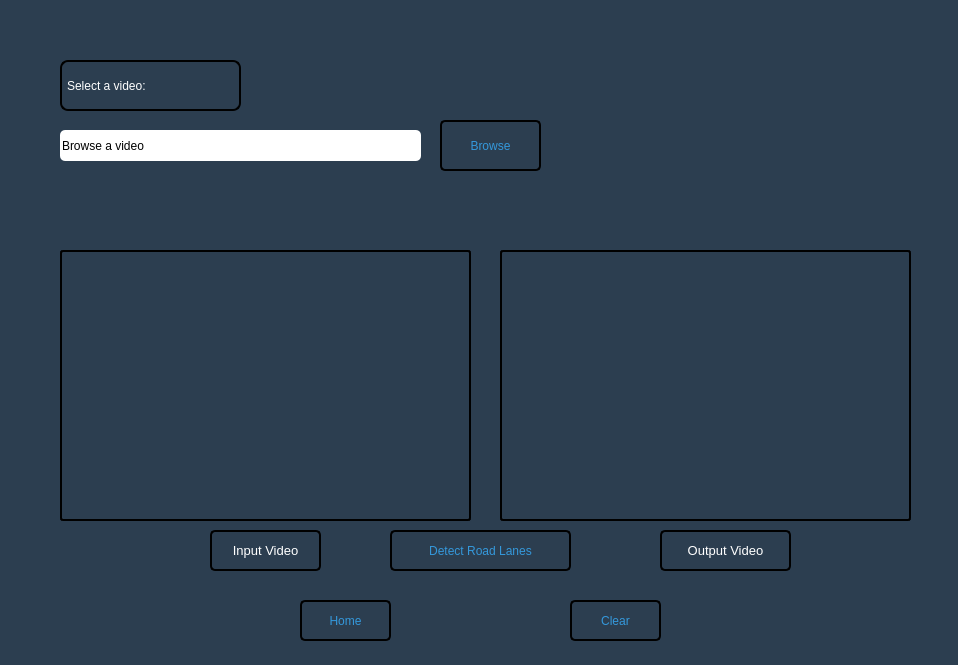
<?xml version="1.0" encoding="UTF-8"?>
<ui version="4.0">
 <class>image_page</class>
 <widget class="QWidget" name="image_page">
  <property name="geometry">
   <rect>
    <x>0</x>
    <y>0</y>
    <width>958</width>
    <height>665</height>
   </rect>
  </property>
  <property name="windowTitle">
   <string>Lane Detection on Image</string>
  </property>
  <property name="styleSheet">
   <string notr="true">background-color:#2C3E50;</string>
  </property>
  <widget class="QLabel" name="label">
   <property name="geometry">
    <rect>
     <x>60</x>
     <y>60</y>
     <width>181</width>
     <height>51</height>
    </rect>
   </property>
   <property name="styleSheet">
    <string notr="true">color:white;
font: 14pt &quot;Times New Roman&quot;;
border: 2px solid black;
border-radius: 8px;
padding: 2px;
</string>
   </property>
   <property name="text">
    <string>Select a video:</string>
   </property>
  </widget>
  <widget class="QLineEdit" name="search_edit">
   <property name="geometry">
    <rect>
     <x>60</x>
     <y>130</y>
     <width>361</width>
     <height>31</height>
    </rect>
   </property>
   <property name="styleSheet">
    <string notr="true">background-color:white;
border-radius: 5px;</string>
   </property>
   <property name="text">
    <string>Browse a video</string>
   </property>
  </widget>
  <widget class="QPushButton" name="browse_button">
   <property name="geometry">
    <rect>
     <x>440</x>
     <y>120</y>
     <width>101</width>
     <height>51</height>
    </rect>
   </property>
   <property name="styleSheet">
    <string notr="true">font: 75 12pt &quot;Times New Roman&quot;;
color:#3498DB;
border:2px solid;
border-color:black;
border-radius: 5px;</string>
   </property>
   <property name="text">
    <string>Browse</string>
   </property>
  </widget>
  <widget class="QLabel" name="input_video">
   <property name="geometry">
    <rect>
     <x>60</x>
     <y>250</y>
     <width>411</width>
     <height>271</height>
    </rect>
   </property>
   <property name="styleSheet">
    <string notr="true">border:2px solid black;
border-radius: 3px;
</string>
   </property>
   <property name="text">
    <string/>
   </property>
  </widget>
  <widget class="QLabel" name="output_video">
   <property name="geometry">
    <rect>
     <x>500</x>
     <y>250</y>
     <width>411</width>
     <height>271</height>
    </rect>
   </property>
   <property name="styleSheet">
    <string notr="true">border:2px solid black;
border-radius: 3px;
</string>
   </property>
   <property name="text">
    <string/>
   </property>
  </widget>
  <widget class="QLabel" name="label_2">
   <property name="geometry">
    <rect>
     <x>210</x>
     <y>530</y>
     <width>111</width>
     <height>41</height>
    </rect>
   </property>
   <property name="styleSheet">
    <string notr="true">color:white;
font:10pt;
border: 2px solid black;
border-radius: 5px;</string>
   </property>
   <property name="text">
    <string>Input Video</string>
   </property>
   <property name="alignment">
    <set>Qt::AlignCenter</set>
   </property>
  </widget>
  <widget class="QLabel" name="output_image_2">
   <property name="geometry">
    <rect>
     <x>660</x>
     <y>530</y>
     <width>131</width>
     <height>41</height>
    </rect>
   </property>
   <property name="styleSheet">
    <string notr="true">color:white;
font:10pt;
border: 2px solid black;
border-radius: 5px;</string>
   </property>
   <property name="text">
    <string>Output Video</string>
   </property>
   <property name="alignment">
    <set>Qt::AlignCenter</set>
   </property>
  </widget>
  <widget class="QPushButton" name="home_button_video">
   <property name="geometry">
    <rect>
     <x>300</x>
     <y>600</y>
     <width>91</width>
     <height>41</height>
    </rect>
   </property>
   <property name="styleSheet">
    <string notr="true">font: 75 12pt &quot;Times New Roman&quot;;
color:#3498DB;
border:2px solid;
border-color:black;
border-radius: 5px;</string>
   </property>
   <property name="text">
    <string>Home</string>
   </property>
  </widget>
  <widget class="QPushButton" name="clear_button_video">
   <property name="geometry">
    <rect>
     <x>570</x>
     <y>600</y>
     <width>91</width>
     <height>41</height>
    </rect>
   </property>
   <property name="styleSheet">
    <string notr="true">font: 75 12pt &quot;Times New Roman&quot;;
color:#3498DB;
border:2px solid;
border-color:black;
border-radius: 5px;</string>
   </property>
   <property name="text">
    <string>Clear</string>
   </property>
  </widget>
  <widget class="QPushButton" name="detect_button">
   <property name="geometry">
    <rect>
     <x>390</x>
     <y>530</y>
     <width>181</width>
     <height>41</height>
    </rect>
   </property>
   <property name="styleSheet">
    <string notr="true">font: 75 12pt &quot;Times New Roman&quot;;
color:#3498DB;
border:2px solid;
border-color:black;
border-radius: 5px;</string>
   </property>
   <property name="text">
    <string>Detect Road Lanes</string>
   </property>
  </widget>
 </widget>
 <resources/>
 <connections/>
</ui>
